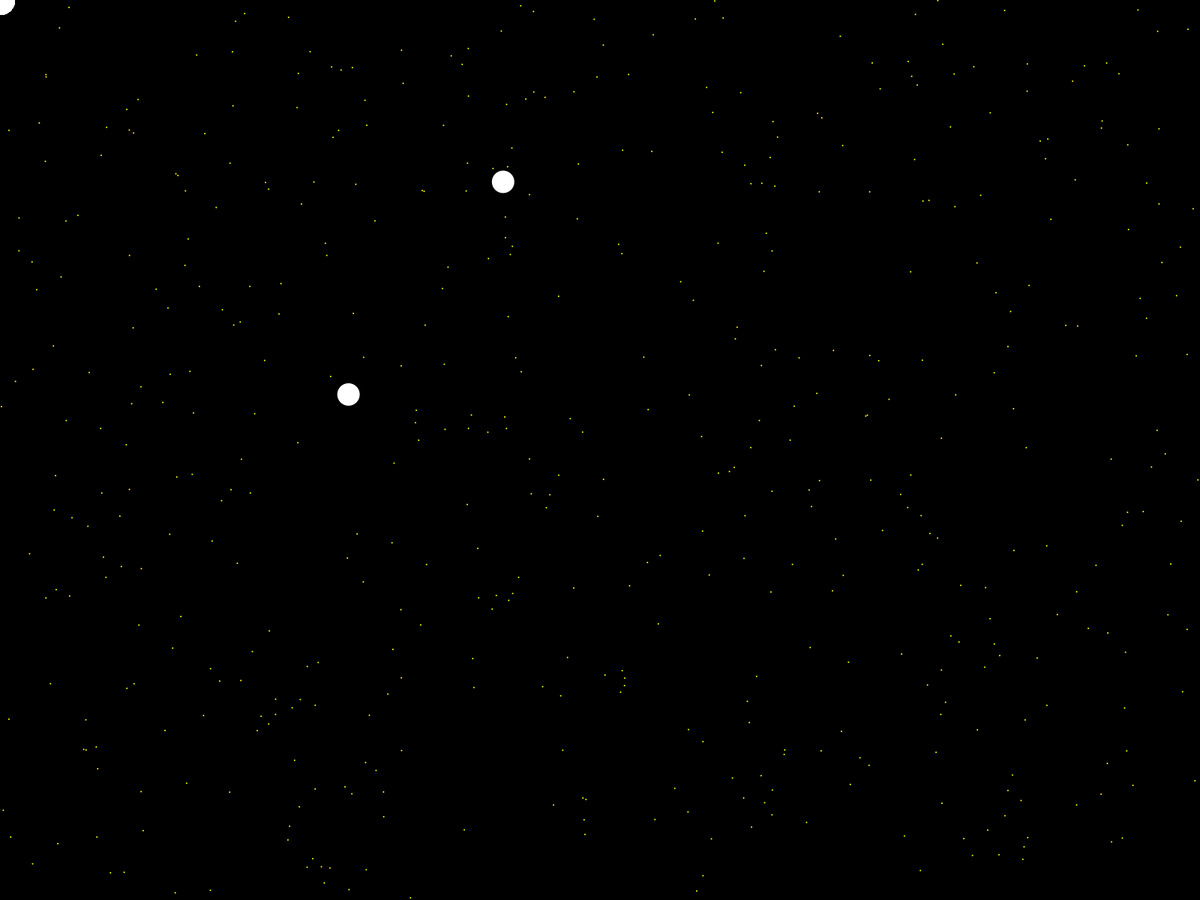
Frame 1 (no input)
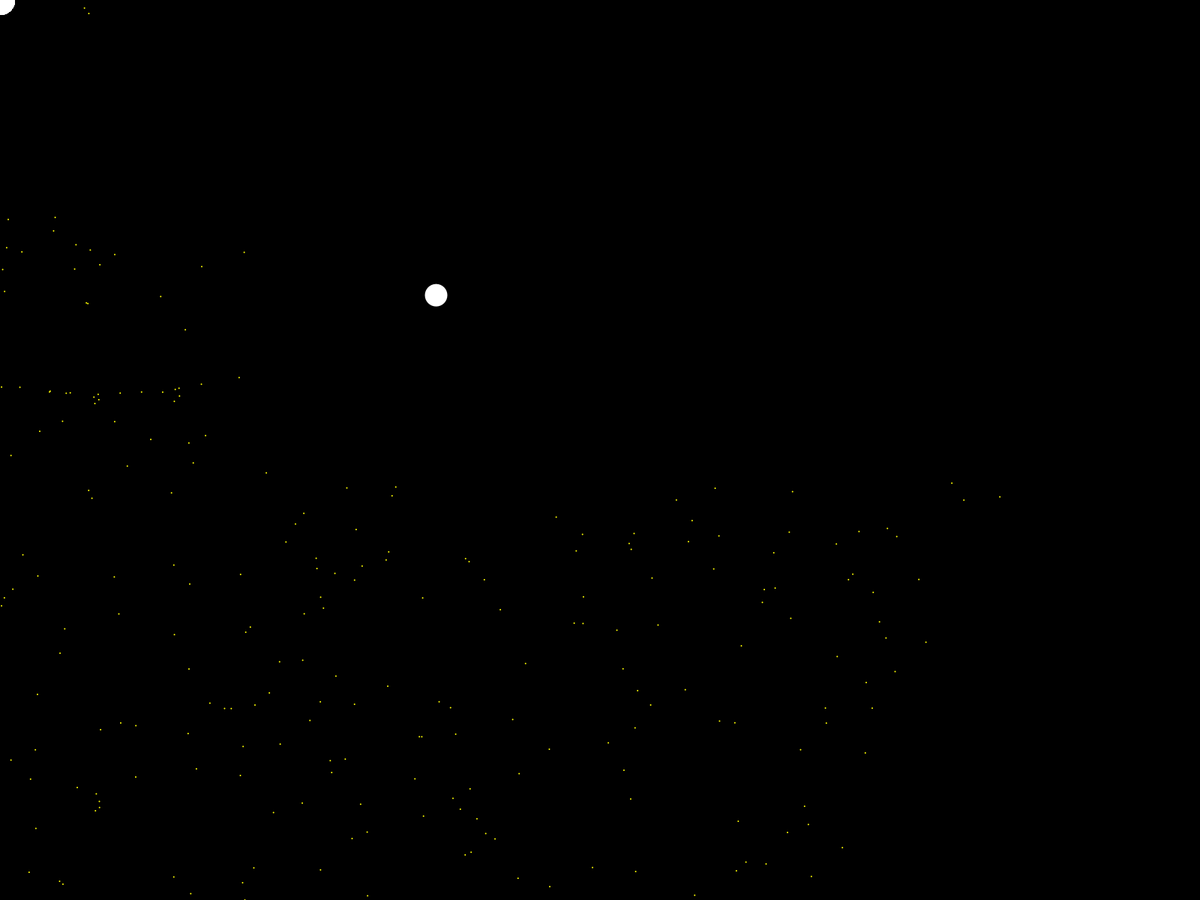
Frame 60 (the mouse pressed at the canvas centre just before this capture)
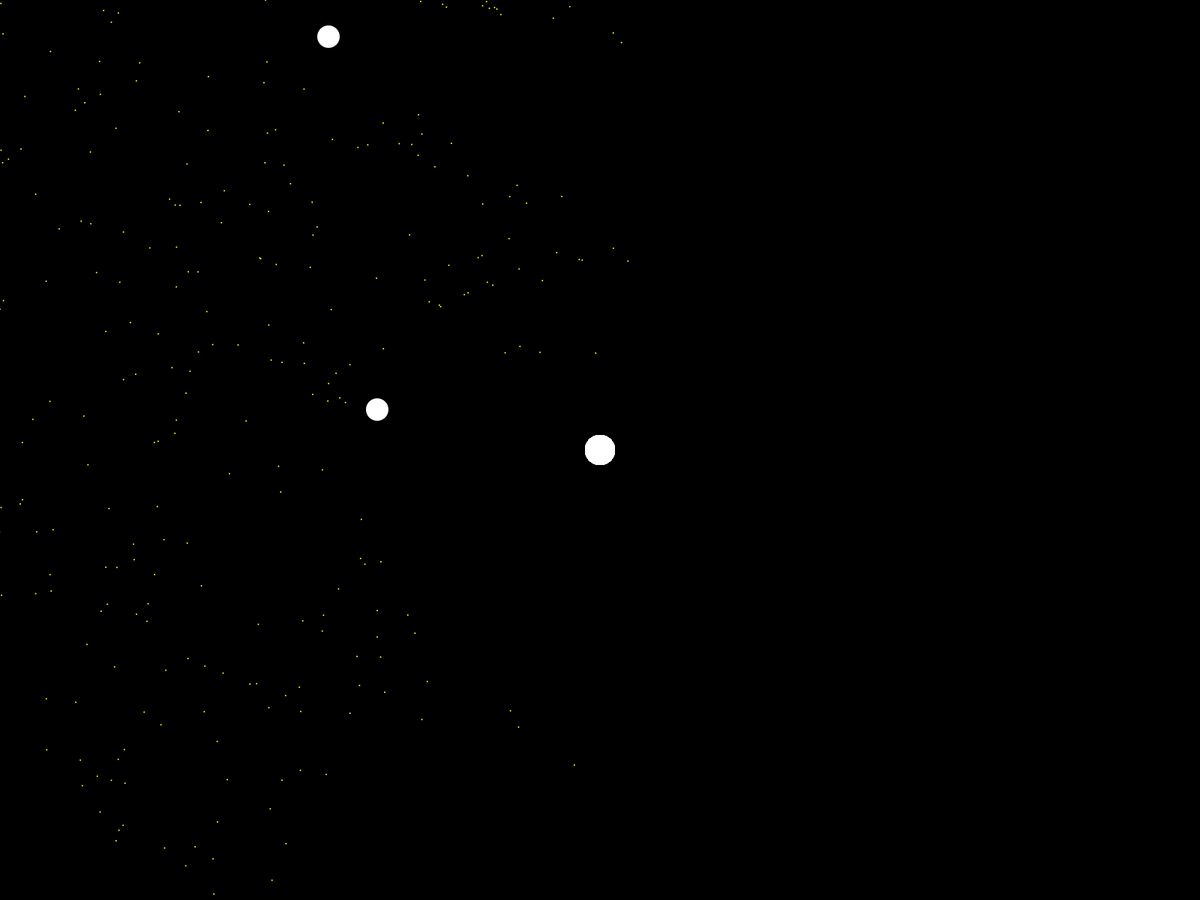
Frame 120 (the mouse held since frame 60 and released just before this capture)

The Processing sketch that drew these frames (run headless with seeded random() and noise(); from frame 60 on, the mouse is pressed at the canvas centre):

// Processing sketch: Solar_System
// ── Solar_System.pde
Shape[] stars = new Shape[500];


Planet planets = new Planet(random(400, 500), random(500,600), 15/4, 1/4);
Planet mars = new Planet(random(100, 700), random(100, 700), 20/4, 1/10);

void setup() {
  fullScreen();
  
  for (int i = 0; i < stars.length; i++) {
    stars[i] = new Shape(random(0, width), random(0, height), 255, 100, 10, 2);
  }
}

void draw() {
  background(0);
  
  for (int i = 0; i < stars.length; i++) {
    stars[i].display();
    stars[i].huir();
  }
  
  planets.display();
  planets.huirP();
  
  mars.display();
  mars.huirP();
 
  
}

// ── Planets.pde
class Planet {
  
  float x;
  float y;
  float d;
  float dx, dy;
  float sin, cos;
  float sin1, cos1;
  float speedx, speedy;
  float sp;
  
  float dp;
  float dpx, dpy;
  float sinp, cosp;
  float speedxp, speedyp;
  float s;
  
  Planet(float xVal, float yVal, float strengthp, float strength ) {
    x = xVal;
    y = yVal;
    s = strength;
    sp = strengthp;
  }
  
  void display() {
    fill(255);
    ellipse(x, y, 30, 30);
  }
  
  void calcDP() {
    d = sqrt(pow((mouseX - x), 2) + pow((mouseY - y), 2));
    
    dx = (mouseX - x);
    dy = (mouseY - y);
    
    sin = dx/d;
    cos = dy/d;
    
    sin1 = dy/d;
    cos1 = dx/d;
    
    dp = sqrt(pow((mouseX - x), 2) + pow((mouseY - y), 2));
    
  }
  
  void huirP() {
    calcDP();
    
    speedx = cos * sp;
    speedy = sin * sp;
    
    speedxp = cos1 * s;
    speedyp = sin1 * s;
   
    x -= speedx;
    y += speedy;
    
    x += speedxp;
    y += speedyp;

  }
    
  
}

// ── Stars.pde
class Shape {
  
  float s;
  
  float d;
  float x, y;
  float dx, dy;
  float sin, cos;
  float speedx, speedy;
  
  float noot;
  
  float sins;
  float coss;
  
  float speedX, speedY;
  float a;
  
  float dec = -4;
  
  float dp;
  float dxp, dyp;
  float sinp, cosp;
  float speedxp, speedyp;
  
  float dp1;
  float dxp1, dyp1;
  float sinp1, cosp1;
  float speedxp1, speedyp1;
  
  float sinps, cosps;
  float sinps1, cosps1;
  
  float speedXp, speedXp1;
  float speedYp, speedYp1;
  
  float size;
  
  Shape(float x1, float y1, float alpha, float n, float soup, float thickness) {
    noot = n;
    a = alpha;
    x = x1;
    y = y1;
    s = soup;
    size = thickness;
  }
  
  void display() {

    noStroke();
    
    
    fill(255,255,255);
    ellipse(mouseX, mouseY, 40, 40);
    
    fill(255,255,0);
    ellipse(x, y, size, size);
    
  }
  
  void calcD() {
    d = sqrt(pow((mouseX - x), 2) + pow((mouseY - y), 2));
    
    dx = (mouseX - x);
    dy = (mouseY - y);
    
    sin = dy/d;
    cos = dx/d;
    
    sins = dx/d;
    coss = dy/d;
    
    dp = sqrt(pow((planets.x - x), 2) + pow((planets.y - y), 2));
    
    dxp = planets.x - x;
    dyp = planets.y - y;
    
    sinp = dxp/dp;
    cosp = dyp/dp;
    
    sinps = dyp/dp;
    cosps = dxp/dp;
    
    dp1 = sqrt(pow((mars.x - x), 2) + pow((mars.y - y), 2));
    
    dxp1 = mars.x - x;
    dyp1 = mars.y - y;
    
    sinp1 = dxp1/dp1;
    cosp1 = dyp1/dp1;
    
    sinps1 = dyp1/dp1;
    cosps1 = dxp1/dp1;
  }
  
  
  void huir() {
    calcD();
    
    //Succ of Mouse (Black hole)
    
    speedx = cos * s/8;
    speedy = sin * s/8;
    
    //Spin of Mouse
    
    speedX = coss * s;
    speedY = sins * s;
    
    //Spin of Planets
    
    speedxp = cosp * planets.sp/(dp/200);
    speedyp = sinp * planets.sp/(dp/200);
    
    //succ of Planets
    
    speedXp = cosps * planets.sp/10;
    speedYp = sinps * planets.sp/10;
    
    //Spin of Mars
    
    speedxp1 = cosp1 * mars.sp/(dp1/200);
    speedyp1 = sinp1 * mars.sp/(dp1/200);
    
    speedXp1 = cosp1 * mars.sp/10;
    speedYp1 = sinp1 * mars.sp/10;
    
    //Succ of Mars
    
    //Succ and Spin of Mouse
    
    x += speedx;
    y += speedy;
    
    x += speedX;
    y -= speedY;
    
    //Succ and Spin of Planets
    
    x += speedxp;
    y -= speedyp;
    
    x += speedXp;
    y += speedYp;
    
    //Succ and Spin of Mars
    
    x += speedxp1;
    y -= speedyp1;
    
    x += speedXp1;
    y += speedYp1;


   }
}
